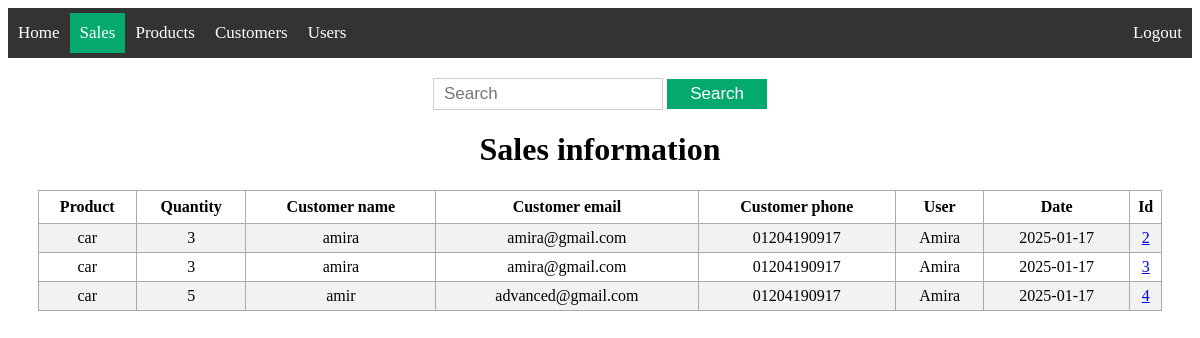
Screenshot of /sales/search_sale/ (signed in) with the database file from the repository.
### app/models/sale.py (models this page shows, shortened)
class Sale(db.Model):
    __tablename__ = 'sales'
    id = db.Column(db.Integer, primary_key=True)
    product_name = db.Column(db.String(200), nullable=False)
    product_quantity = db.Column(db.Integer, nullable=False)
    customer_name = db.Column(db.String(200), nullable=False)
    customer_email = db.Column(db.String(200), nullable=False)
    customer_phone = db.Column(db.String(15))
    user_name = db.Column(db.String(200), nullable=False)
    date = db.Column(db.DateTime, default=datetime.now(pytz.UTC))

### app/sales/routes.py (the view)
@bp.route('/search_sale/', methods=['GET', 'POST'])
@roles_accepted('admin', 'editor', 'supervisor')
def search_sale():
    search = request.args.get('search', '')
    sales = get_sales(search)
    return render_template('sales/search_sale.html', sales=sales)

### app/models/sale.py (called while the page is built)
def get_sales(search):
    search_pattern = f"%{search}"
    results = Sale.query.filter(
        (Sale.id.like(search_pattern)) | (Sale.product_name.like(search_pattern))
        | (Sale.customer_name.like(search_pattern)) | (Sale.customer_email.like(search_pattern))
        | (Sale.user_name.like(search_pattern)) | (Sale.date.like(search_pattern))
    ).all()
    return results

### app/templates/sales/search_sale.html (shortened to what this page needs)
{% extends 'base.html' %}
{% block content %}
<div class="content">
    <div class='search'>
        <form action="{{ url_for('sales.search_sale', search='') }}" method="get">
            <input type='text' placeholder='Search' name='search' id='search'>
            <input type='submit' value="Search">
        </form>
    </div>
    <div class="view">
        <h1 style="text-align: center;">Sales information</h1>
        {% if sales|length < 1 %}
        <h4  style="text-align: center;"> No search results</h4>
        {% else %}
        <table>
            <tr>
                <th>Product</th>
                <th>Quantity</th>
                <th>Customer name</th>
                <th>Customer email</th>
                <th>Customer phone</th>
                <th>User</th>
                <th>Date</th>
                <th>Id</th>
            </tr>
            {% for sale in sales %}
                <tr>
                    <td>{{ sale.product_name }}</td>
                    <td>{{ sale.product_quantity }}</td>
                    <td>{{ sale.customer_name }}</td>
                    <td>{{ sale.customer_email }}</td>
                    <td>{{ sale.customer_phone }}</td>
                    <td>{{ sale.user_name }}</td>
                    <td>{{ sale.date.date() }}</td>
                    <td><a href="/sales/info_sale/{{ sale.id }}">{{ sale.id }}</a></td>
                </tr>
            {% endfor %}
        </table>
        {% endif %}
    </div>
</div>
{% endblock %}

### app/static/css/styles.css (style rules this page uses)
.view table, td, th { border: 1px solid #aaa; }
.view table { border-collapse: collapse; width: 95%; margin: auto; }
.view th { height: 30px; }
.view td { text-align: center; padding: 5px; }
.view tr:nth-child(even) { background-color: #f2f2f2; }
.view tr:nth-child(odd) { background-color: #ffffff; }
.content { width: 100%; }
.search { text-align: center; padding-top: 20px; }
.search form { display: inline-block; margin: 0 auto; }
.search input[type="text"] { width: 60%; height: 10px; padding: 10px; font-size: 17px; border: 1px solid #ccc; }
.search input[type="submit"] { width: 100px; height: 30px; padding: 4px 8px;; font-size: 17px; background-color: #04AA6D; color: #fff; border: none; cursor: pointer; }
.table_box th, td { padding: 10px; text-align: left; }

### rows the page displays
Sale: product_name "car", product_quantity "3", customer_name "amira", customer_email "amira@gmail.com", customer_phone "01204190917", user_name "Amira", date "2025-01-17", id "2"
Sale: product_name "car", product_quantity "3", customer_name "amira", customer_email "amira@gmail.com", customer_phone "01204190917", user_name "Amira", date "2025-01-17", id "3"
Sale: product_name "car", product_quantity "5", customer_name "amir", customer_email "advanced@gmail.com", customer_phone "01204190917", user_name "Amira", date "2025-01-17", id "4"
